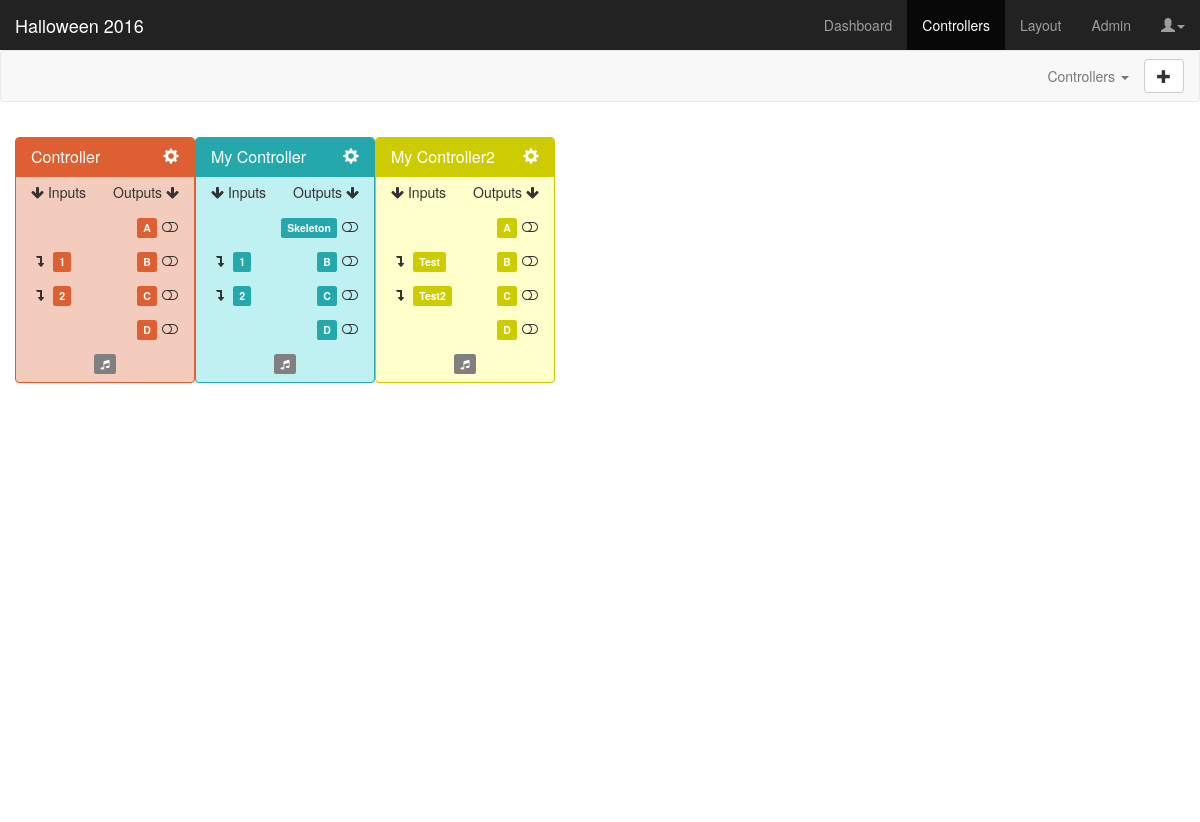
The page /controllers on the database its author committed.
### app/models.py (models this page shows, shortened)
class Controller(db.Model):
	id = db.Column(db.Integer, primary_key=True)
	project_id = db.Column(db.Integer, db.ForeignKey('project.id'))
	color_id = db.Column(db.Integer, db.ForeignKey('color.id'))
	name = db.Column(db.String(25), unique=True)
	ports = db.relationship('Port', backref='controller')
	def get_port(self, port):
		try:
			for p in self.ports:
				if p.port == port:
					return p
			NotFound = namedtuple('NotFound', 'id name state')
			p = NotFound(id='<NOT_FOUND>', name='<NOT_FOUND>', state='<NOT_FOUND>')
			return p
		except:
			return 0
	@property
	def serialize(self):
		return {
			'controller_id': self.id,
			'project_id': self.project_id,
			'controllername': self.name,
			'controllercolor': self.color_id,
			'input1_id': self.get_port('1').id,
			'input1name': self.get_port('1').name,
			'input1state': self.get_port('1').state,
			'input2_id': self.get_port('2').id,
			'input2name': self.get_port('2').name,
			'input2state': self.get_port('2').state,
			'outputA_id': self.get_port('A').id,
			'outputAname': self.get_port('A').name,
			'outputAstate': self.get_port('A').state,
			'outputB_id': self.get_port('B').id,
			'outputBname': self.get_port('B').name,
			'outputBstate': self.get_port('B').state,
			'outputC_id': self.get_port('C').id,
			'outputCname': self.get_port('C').name,
			'outputCstate': self.get_port('C').state,
			'outputD_id': self.get_port('D').id,
			'outputDname': self.get_port('D').name,
			'outputDstate': self.get_port('D').state,
		}

class Port(db.Model):
	id = db.Column(db.Integer, primary_key=True)
	controller_id = db.Column(db.Integer, db.ForeignKey('controller.id'))
	port = db.Column(db.String(2))
	name = db.Column(db.String(25))
	state = db.Column(db.String(10))
	type = db.Column(db.String(8))

### app/views.py (the view)
@app.route('/controllers')
def controllers():
	controllers = Controller.query.filter(Controller.project_id==projectid)
	colors = Color.query.all()
	return render_template('controllers.html', title='Controllers', projectname=projectname, controllers=[c.serialize for c in controllers], colors=[color.serialize for color in colors])

### app/models.py (called while the page is built)
	@property
	def serialize(self):
		return{
			'id': self.id,
			'name': self.name,
			'hex': self.hex
		}

### app/templates/controllers.html (shortened to what this page needs)
{% extends "base.html" %}
{% block content %}
<link href="static/css/controllers.css" rel="stylesheet">
<nav class="navbar navbar-default">
  <div class="container-fluid">
    <div class="collapse navbar-collapse" id="navbar-collapse-1">
      <ul class="nav navbar-nav navbar-right">
        <li class="dropdown">
        <a href="#" class="dropdown-toggle" data-toggle="dropdown">Controllers <span class="caret"></span></a>
        <li>
        	<button type="button" class="btn btn-default navbar-btn" onclick="checkController('test')">
        	  <span class="glyphicon glyphicon-plus"></span>
        	</button>
        </li>
      </ul>
    </div>
  </div>
</nav>
<div class="container-fluid dashboard">
  {% for c in controllers %}
  <div class="panel draggable-controller cc-{{ c.controllercolor }}" id="controller-{{ c.controller_id }}">
    <div class="panel-heading cc-{{ c.controllercolor }}-heading">
      <h3 class="panel-title">
        <span class="controller-name">{{ c.controllername }}</span>
        <div class="pull-right" data-toggle="modal" data-target="#editControllerModal" data-cid="controller-{{ c.controller_id }}" data-ccolor="cc-{{ c.controllercolor }}" data-cname="{{ c.controllername }}">
          <span class="glyphicon glyphicon-cog"></span>
        </div>
      </h3>
    </div>
    <ul class="list-group">
      <li class="list-group-item borderless">
        <div class="pull-left"><i class="fa fa-arrow-down"></i> Inputs</div>
        <div class="pull-right">Outputs <i class="fa fa-arrow-down"></i></div>
      </li>
      <li class="list-group-item borderless">
        <div class="pull-right">
          <span class="label output portA cc-{{ c.controllercolor }}" data-toggle="tooltip" title="{{ c.outputAname }}<br>(Click to name)" data-container="body" data-html="true" data-fullname="{{ c.outputAname }}">{{ c.outputAname|truncate(7, True) }}</span>&nbsp;<span id="toggle-A-{{ c.controller_id }}" data-toggle="tooltip" title="{% if c.outputAstate == 'DISABLED' %}DISABLED{% else %}Default {{ c.outputAstate }}{% endif %}<br>(Click to toggle)" data-html="true" data-container="body"><i class="fa fa-{% if c.outputAstate == 'DISABLED' %}ban{% else %}toggle-{{ c.outputAstate|lower }}{% endif %} fa-fw" data-setting="{{ c.outputAstate }}"></i></span>
        </div>
      </li>
      <li class="list-group-item borderless">
        <div class="pull-left"><span id="toggle-1-{{ c.controller_id }}" data-toggle="tooltip" title="{{ c.input1state }}<br>(Click to toggle)" data-html="true" data-container="body"><i class="fa fa-{% if c.input1state == 'DISABLED' %}ban{% else %}level-{{ c.input1state|replace('PULL', '')|lower }}{% endif %} fa-fw" data-setting="{{ c.input1state }}"></i></span>&nbsp;</div>
        <div class="pull-left spin"><span class="label input port1 cc-{{ c.controllercolor }}" data-toggle="tooltip" title="{{ c.input1name }}<br>(Click to name)" data-container="body" data-html="true" data-fullname="{{ c.input1name }}">{{ c.input1name|truncate(7, True) }}</span></div>
        <div class="pull-right">
          <span class="label output portB cc-{{ c.controllercolor }}" data-toggle="tooltip" title="{{ c.outputBname }}<br>(Click to name)" data-container="body" data-html="true" data-fullname="{{ c.outputBname }}">{{ c.outputBname|truncate(7, True) }}</span>&nbsp;<span id="toggle-B-{{ c.controller_id }}" data-toggle="tooltip" title="{% if c.outputBstate == 'DISABLED' %}DISABLED{% else %}Default {{ c.outputBstate }}{% endif %}<br>(Click to toggle)" data-html="true" data-container="body"><i class="fa fa-{% if c.outputBstate == 'DISABLED' %}ban{% else %}toggle-{{ c.outputBstate|lower }}{% endif %} fa-fw" data-setting="{{ c.outputBstate }}"></i></span>
        </div>
      </li>
      <li class="list-group-item borderless">
        <div class="pull-left"><span id="toggle-2-{{ c.controller_id }}" data-toggle="tooltip" title="{{ c.input2state }}<br>(Click to toggle)" data-html="true" data-container="body"><i class="fa fa-{% if c.input2state == 'DISABLED' %}ban{% else %}level-{{ c.input2state|replace('PULL', '')|lower }}{% endif %} fa-fw" data-setting="{{ c.input2state }}"></i></span>&nbsp;</div>
        <div class="pull-left spin"><span class="label input port2 cc-{{ c.controllercolor }}" data-toggle="tooltip" title="{{ c.input2name }}<br>(Click to name)" data-container="body" data-html="true" data-fullname="{{ c.input2name }}">{{ c.input2name|truncate(7, True) }}</span></div>
        <div class="pull-right">
          <span class="label output portC cc-{{ c.controllercolor }}" data-toggle="tooltip" title="{{ c.outputCname }}<br>(Click to name)" data-container="body" data-html="true" data-fullname="{{ c.outputCname }}">{{ c.outputCname|truncate(7, True) }}</span>&nbsp;<span id="toggle-C-{{ c.controller_id }}" data-toggle="tooltip" title="{% if c.outputCstate == 'DISABLED' %}DISABLED{% else %}Default {{ c.outputCstate }}{% endif %}<br>(Click to toggle)" data-html="true" data-container="body"><i class="fa fa-{% if c.outputCstate == 'DISABLED' %}ban{% else %}toggle-{{ c.outputCstate|lower }}{% endif %} fa-fw" data-setting="{{ c.outputCstate }}"></i></span>
        </div>
      </li>
      <li class="list-group-item borderless">
        <div class="pull-right">
          <span class="label output portD cc-{{ c.controllercolor }}" data-toggle="tooltip" title="{{ c.outputDname }}<br>(Click to name)" data-container="body" data-html="true" data-fullname="{{ c.outputDname }}">{{ c.outputDname|truncate(7, True) }}</span>&nbsp;<span id="toggle-D-{{ c.controller_id }}" data-toggle="tooltip" title="{% if c.outputDstate == 'DISABLED' %}DISABLED{% else %}Default {{ c.outputDstate }}{% endif %}<br>(Click to toggle)" data-html="true" data-container="body"><i class="fa fa-{% if c.outputDstate == 'DISABLED' %}ban{% else %}toggle-{{ c.outputDstate|lower }}{% endif %} fa-fw" data-setting="{{ c.outputDstate }}"></i></span>
        </div>
      </li>
      <li class="list-group-item borderless">
        <div class="text-center">
          <span class="label sounds cc-{{ c.controllercolor }} unassigned" id="sounds-{{ c.controller_id }}" data-toggle="tooltip" title="(Click to configure)" data-placement="bottom" data-container="body"><i class="fa fa-music"></i></span>
        </div>
      </li>
    </ul>
  </div>
  {% endfor %}
</div>
{% endblock %}

### app/templates/base.html (shortened to what this page needs)
<!DOCTYPE html>
<html lang="en">
  <head>
    <link href="static/css/bootstrap.min.css" rel="stylesheet">
    <link href="static/font-awesome-4.6.3/css/font-awesome.min.css" rel="stylesheet">
    <link href="static/css/animate.min.css" rel="stylesheet">
  </head>
  <body>
    <nav class="navbar navbar-inverse navbar-fixed-top">
      <div class="container-fluid">
        <div class="navbar-header">
          {% if projectname %}<a class="navbar-brand" href="#">{{ projectname }}</a>{% endif %}
        </div>
        <div id="navbar" class="navbar-collapse collapse">
          <ul class="nav navbar-nav navbar-right">
            <li id="dashboard"><a href="dashboard">Dashboard</a></li>
            <li id="controllers"><a href="controllers">Controllers</a></li>
            <li id="layout"><a href="#">Layout</a></li>
            <li id="admin"><a href="admin">Admin</a></li>
            <li>
              <a href="#" class="dropdown-toggle" data-toggle="dropdown"><span class="glyphicon glyphicon-user"></span><span class="caret"></span></a>
            </li>
          </ul>
        </div>
      </div>
    </nav>
    {% block content %}{% endblock %}
  </body>
</html>

### app/static/css/controllers.css (style rules this page uses)
body { padding-top: 50px; }
.navbar-fixed-top { border: 0; }
:root { --cc1-head: #4298B5; --cc1-bg: #c7e2eb; --cc2-head: #273a3f; --cc2-bg: #c0d3d8; --cc3-head: #92B06A; --cc3-bg: #dae5cd; --cc4-head: #9900ff; --cc4-bg: #e0b3ff; --cc5-head: #DD5F32; --cc5-bg: #f4ccbd; --cc6-head: #FFA200; --cc6-bg: #ffe3b3; --cc7-head: #00A03E; --cc7-bg: #c6ecd4; --cc8-head: #24A8AC; --cc8-bg: #bff0f2; --cc9-head: #cccc00; --cc9-bg: #ffffcc; --cc10-head: #fa8072; --cc10-bg: #fdd3ce; }
.dashboard { height: calc(100vh - 100px); padding: 15px; }
.draggable-controller { width: 180px; float: left; }
span[class*='cc-'].unassigned { background-color: gray !important; }
.cc-5 { border-color: var(--cc5-head); background-color: var(--cc5-bg); }
.cc-5 > .cc-5-heading { color: #fff; background-color: var(--cc5-head); border-color: var(--cc5-head); }
.cc-5.label { background-color: var(--cc5-head); }
.cc-8 { border-color: var(--cc8-head); background-color: var(--cc8-bg); }
.cc-8 > .cc-8-heading { color: #fff; background-color: var(--cc8-head); border-color: var(--cc8-head); }
.cc-8.label { background-color: var(--cc8-head); }
.cc-9 { border-color: var(--cc9-head); background-color: var(--cc9-bg); }
.cc-9 > .cc-9-heading { color: #fff; background-color: var(--cc9-head); border-color: var(--cc9-head); }
.cc-9.label { background-color: var(--cc9-head); }
li.borderless { border-top: 0 none; border-bottom: 0 none; padding: 5px 15px; background-color: transparent; height: 35px; }

### rows shown on the page
Controller: controllername "Controller"
Controller: controllername "My Controller"
Port: outputAname "Skeleton", state "OFF" (drawn)
Controller: controllername "My Controller2"
Port: state "PULLDOWN" (drawn), input1name "Test"
Port: state "PULLDOWN" (drawn), input2name "Test2"

### other values the page prints
{{ projectname }} "Halloween 2016"
{{ c.outputAname|truncate(7, True) }} "A" "A"
{{ c.input1name|truncate(7, True) }} "1" "1"
{{ c.outputBname|truncate(7, True) }} "B" "B" "B"
{{ c.input2name|truncate(7, True) }} "2" "2"
{{ c.outputCname|truncate(7, True) }} "C" "C" "C"
{{ c.outputDname|truncate(7, True) }} "D" "D" "D"
